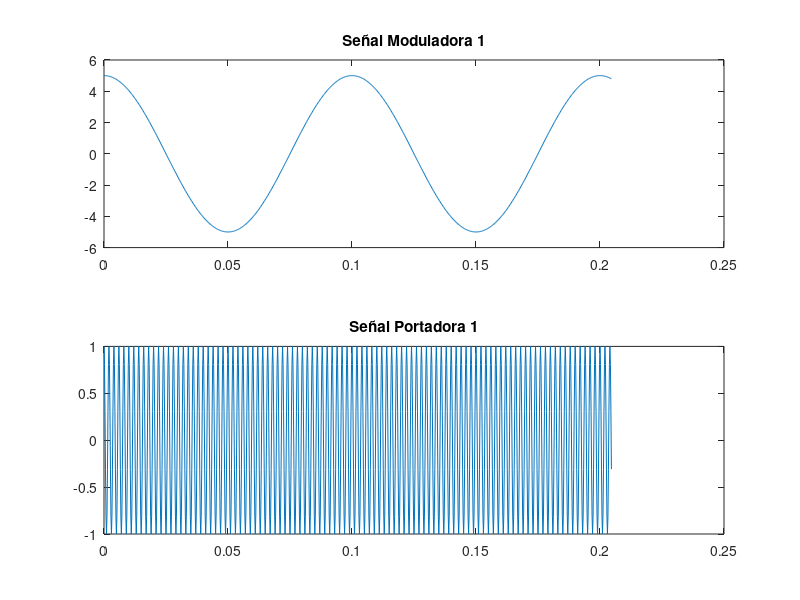

The MATLAB script that drew this image: (Note: this script raises an error after producing the figure.)
%syms t2;

N=1024;
Fs=2*2500;
Ts=1/Fs;
t=(0: N-1)*Ts;

%Señal Moduladora 1 
M1=0.5;
F_mod1=10;
A_mod1=5;
S_mod1=A_mod1*cos(2*pi*F_mod1*t);
figure(1)
subplot(2,1,1); 
plot(t, S_mod1)
title("Señal Moduladora 1");

%Señal Portadora 1
%A_port=A_mod/M;
A_port1=1;
F_port1=500;
S_port1=A_port1*cos(2*pi*F_port1*t);
figure(1)
subplot(2,1,2); 
plot(t, S_port1)
title("Señal Portadora 1");

%Modulación AM 1 
AM1=ammod(S_mod1, F_port1, Fs, 0, A_port1);
figure(2)
plot(t, AM1)
title("Señal Modulada 1")

%Espectro
Y=fft(AM1);
P2 = abs(Y/N);
P1 = P2(1:N/2+1);
P1(2:end-1) = 2*P1(2:end-1);
f = Fs*(0:(N/2))/N;
figure(7)
plot(f,P1) 
title("Single-Sided Amplitude Spectrum of S(t)")
xlabel("f (Hz)")
ylabel("|P1(f)|")

%Primera señal modulada AM en el tiempo y espectro. 

%Señal Moduladora 2 
M2=0.5;
F_mod2=100;
A_mod2=10;
S_mod2=A_mod2*cos(2*pi*F_mod2*t);
figure(3)
subplot(2,1,1); 
plot(t, S_mod2)
title("Señal Moduladora 2");

%Señal Portadora 2
%A_port=A_mod/M;
A_port2=1;
F_port2=2000;
S_port2=A_port2*cos(2*pi*F_port2*t);
figure(3)
subplot(2,1,2); 
plot(t, S_port2)
title("Señal Portadora 2");

%Modulación AM 2 
AM2=ammod(S_mod2, F_port2, Fs, 0, A_port2);
figure(4)
plot(t, AM2)
title("Señal Modulada 2")

%MULTIPLEXACIÓN DE SEÑALES
Suma=AM1+AM2+5*cos(2*pi*200*t);
figure(5)
plot(t,Suma)
title("Señal Sumada AM")



%Espectro
Y=fft(AM1);
P2 = abs(Y/N);
P1 = P2(1:N/2+1);
P1(2:end-1) = 2*P1(2:end-1);
f = Fs*(0:(N/2))/N;
figure(6)
plot(f,P1) 
title("Single-Sided Amplitude Spectrum of S(t)")
xlabel("f (Hz)")
ylabel("|P1(f)|")


%Espectro
Y=fft(Suma);
P2 = abs(Y/N);
P1 = P2(1:N/2+1);
P1(2:end-1) = 2*P1(2:end-1);
f = Fs*(0:(N/2))/N;
figure(7)
plot(f,P1) 
title("Single-Sided Amplitude Spectrum of Suma(t)")
xlabel("f (Hz)")
ylabel("|P1(f)|")



%--------------Modulacion FM----------------------

m = Suma; %mensaje a modular

fDev = 10;
 
fc_fm = 2500;
Fs_fm=2*fc_fm;
Ts_fm=1/Fs_fm;
mi=2;
t2 = (0: N-1)*Ts_fm;
 
s_fm = fmmod(m,fc_fm,Fs_fm,fDev);
figure(8)
plot(t, s_fm)
%xlabel('Time (s)')
%ylabel('Amplitude')
legend('Modulated Signal')


fm_demod = fmdemod(s_fm,fc_fm,Fs_fm,fDev);

%Espectro SeÃ±al demodulada FM
Y=fft(s_fm);
P2 = abs(Y/N);
P1 = P2(1:N/2+1);
P1(2:end-1) = 2*P1(2:end-1);
f = Fs_fm*(0:(N/2))/N;
figure(10)
plot(f,P1) 
title("Single-Sided Amplitude Spectrum of señal FM modulada")
xlabel("f (Hz)")
ylabel("|P1(f)|")
 
 
 
 
%Espectro SeÃ±al demodulada FM
Y=fft(fm_demod);
P2 = abs(Y/N);
P1 = P2(1:N/2+1);
P1(2:end-1) = 2*P1(2:end-1);
f = Fs_fm*(0:(N/2))/N;
figure(11)
plot(f,P1) 
title("Single-Sided Amplitude Spectrum of señal FM demodulada")
xlabel("f (Hz)")
ylabel("|P1(f)|")
 
% figure(11)
% plot(t,m,'c',t,fm_demod,'b--')
% xlabel('Time (s)')
% ylabel('Amplitude')
% legend('Moduladora','Demodulacion FM')


